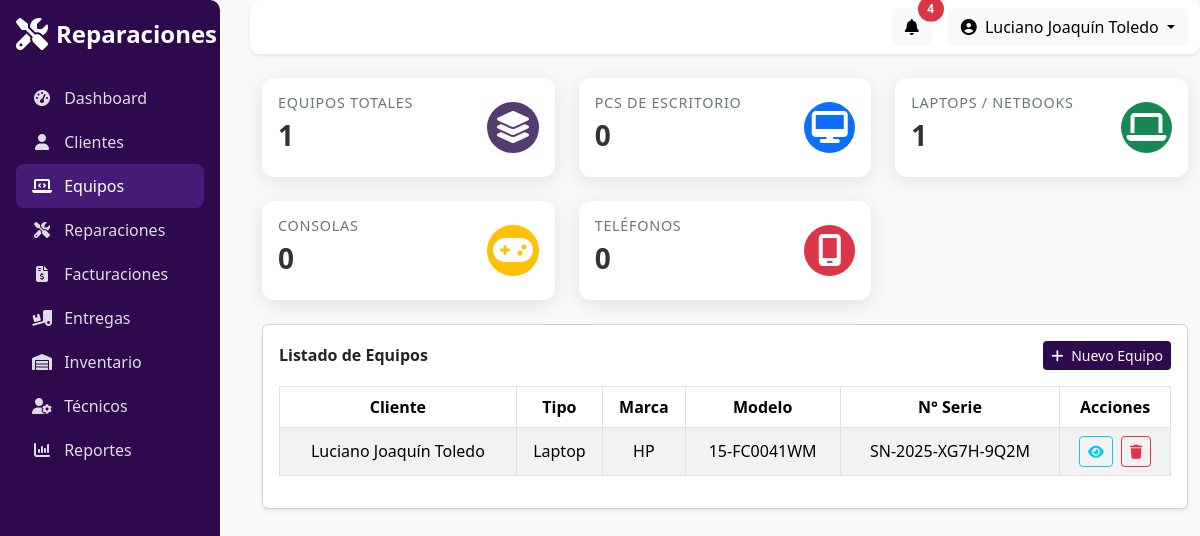
Page /gestion_equipos.php (signed in) on the committed database.
### tables this page shows
CREATE TABLE `equipos` (
  `id` int(11) NOT NULL,
  `cliente_id` int(11) NOT NULL,
  `tipo` enum('pc','laptop','telefono','consola') NOT NULL,
  `marca` varchar(100) DEFAULT NULL,
  `modelo` varchar(100) DEFAULT NULL,
  `numero_serie` varchar(100) DEFAULT NULL,
  `fecha_ingreso` date NOT NULL,
  `observaciones` text DEFAULT NULL,
  `fecha_registro` timestamp NOT NULL DEFAULT current_timestamp()
);

CREATE TABLE `clientes` (
  `id` int(11) NOT NULL,
  `nombre` varchar(255) NOT NULL,
  `telefono` varchar(20) NOT NULL,
  `email` varchar(255) NOT NULL,
  `direccion` varchar(255) DEFAULT NULL,
  `dni` varchar(20) DEFAULT NULL,
  `tipo_cliente` enum('Cliente','Empresa') NOT NULL,
  `notas` text DEFAULT NULL,
  `fecha_creacion` timestamp NOT NULL DEFAULT current_timestamp()
);

### gestion_equipos.php (the view, shortened to what this page needs)
<?php
include 'includes/config.php';
$totalQuery = $conn->query("SELECT COUNT(*) AS total FROM equipos");
$totalEquipos = $totalQuery->fetch_assoc()['total'];
$pcQuery = $conn->query("SELECT COUNT(*) AS total FROM equipos WHERE tipo = 'pc'");
$totalPC = $pcQuery->fetch_assoc()['total'];
$laptopQuery = $conn->query("SELECT COUNT(*) AS total FROM equipos WHERE tipo = 'laptop'");
$totalLaptops = $laptopQuery->fetch_assoc()['total'];
$consolaQuery = $conn->query("SELECT COUNT(*) AS total FROM equipos WHERE tipo = 'consola'");
$totalConsolas = $consolaQuery->fetch_assoc()['total'];
$telefonoQuery = $conn->query("SELECT COUNT(*) AS total FROM equipos WHERE tipo = 'telefono'");
$totalTelefonos = $telefonoQuery->fetch_assoc()['total'];
?>
<!DOCTYPE html>
<html lang="es">
<head>
    <link href="https://cdn.jsdelivr.net/npm/bootstrap@5.3.3/dist/css/bootstrap.min.css" rel="stylesheet">
    <link href="https://cdnjs.cloudflare.com/ajax/libs/font-awesome/6.5.0/css/all.min.css" rel="stylesheet">
    <link rel="stylesheet" href="css/estilos.css">
</head>
<body>
    <div class="d-flex" id="layout-wrapper">
        <aside id="sidebar" class="sidebar d-flex flex-column p-3">
            <a href="#" class="sidebar-brand mb-4 text-decoration-none d-flex align-items-center">
                <i class="fa-solid fa-screwdriver-wrench fa-2x me-2"></i>
                <span class="fs-4 fw-bold text-white">Reparaciones</span>
            </a>
             <ul class="nav nav-pills flex-column mb-auto">
                <li class="nav-item">
                    <a href="dashboard.php" class="nav-link">
                        <i class="fa-solid fa-gauge-high me-2"></i>
                        Dashboard
                    </a>
                </li>
                <li class="nav-item">
                    <a href="./gestion_clientes.php" class="nav-link">
                        <i class="fa-solid fa-user me-2"></i>
                        Clientes
                    </a>
                </li>
                <li class="nav-item">
                    <a href="./gestion_equipos.php" class="nav-link active">
                        <i class="fa-solid fa-laptop-code me-2"></i>
                        Equipos
                    </a>
                </li>
                <li class="nav-item">
                    <a href="./gestion_reparaciones.php" class="nav-link">
                        <i class="fa-solid fa-screwdriver-wrench me-2"></i>
                        Reparaciones
                    </a>
                </li>
                <li class="nav-item">
                    <a href="./gestion_facturacion.php" class="nav-link">
                        <i class="fa-solid fa-file-invoice-dollar me-2"></i>
                        Facturaciones
                    </a>
                </li>
                <li class="nav-item">
                    <a href="./gestion_entrega.php" class="nav-link">
                        <i class="fa-solid fa-truck-ramp-box me-2"></i>
                        Entregas
                    </a>
                </li>
                <li class="nav-item">
                    <a href="./gestion_respuestos.php" class="nav-link">
                        <i class="fa-solid fa-warehouse me-2"></i>
                        Inventario
                    </a>
                </li>
                <li class="nav-item">
                    <a href="./gestion_tecnicos.php" class="nav-link">
                        <i class="fa-solid fa-user-gear me-2"></i>
                        Técnicos
                    </a>
                </li>
                <li class="nav-item">
                    <a href="./gestion_reportes.php" class="nav-link">
                        <i class="fa-solid fa-chart-column me-2"></i>
                        Reportes
                    </a>
                </li>
            </ul>
        </aside>
        <div class="flex-grow-1" style="margin-left: 250px;">
            <nav class="navbar navbar-expand-lg navbar-light bg-white shadow-sm sticky-top">
                <div class="container-fluid">
                    <div class="ms-auto d-flex align-items-center">
                        <button class="btn btn-light position-relative me-3">
                            <i class="fa-solid fa-bell"></i>
                            <span
                                class="position-absolute top-0 start-100 translate-middle badge rounded-pill bg-danger">4</span>
                        </button>
                         <div class="dropdown">
                            <a class="btn btn-light dropdown-toggle" href="#" id="userMenu" data-bs-toggle="dropdown">
                                <i class="fa-solid fa-circle-user me-1"></i>
                                <?= isset($_SESSION['usuario_nombre']) ? htmlspecialchars($_SESSION['usuario_nombre']) : 'Invitado'; ?>
                            </a>
                        </div>
                    </div>
                </div>
            </nav>
            <main class="container-fluid py-4">
                <div class="row g-4">
                    <div class="col-12 col-md-6 col-lg-4">
                        <div class="card stat-card h-100">
                            <div class="card-body d-flex justify-content-between align-items-center">
                                <div>
                                    <h6 class="stat-title">Equipos Totales</h6>
                                    <h3 class="stat-number"><?php echo $totalEquipos; ?></h3>
                                </div>
                                <div class="stat-icon bg-violet-light text-white rounded-circle">
                                    <i class="fa-solid fa-layer-group fa-2x"></i>
                                </div>
                            </div>
                        </div>
                    </div>
                    <div class="col-12 col-md-6 col-lg-4">
                        <div class="card stat-card h-100">
                            <div class="card-body d-flex justify-content-between align-items-center">
                                <div>
                                    <h6 class="stat-title">PCs de Escritorio</h6>
                                    <h3 class="stat-number"><?php echo $totalPC; ?></h3>
                                </div>
                                <div class="stat-icon bg-primary text-white rounded-circle">
                                    <i class="fa-solid fa-desktop fa-2x"></i>
                                </div>
                            </div>
                        </div>
                    </div>
                    <div class="col-12 col-md-6 col-lg-4">
                        <div class="card stat-card h-100">
                            <div class="card-body d-flex justify-content-between align-items-center">
                                <div>
                                    <h6 class="stat-title">Laptops / Netbooks</h6>
                                    <h3 class="stat-number"><?php echo $totalLaptops; ?></h3>
                                </div>
                                <div class="stat-icon bg-success text-white rounded-circle">
                                    <i class="fa-solid fa-laptop fa-2x"></i>
                                </div>
                            </div>
                        </div>
                    </div>
                    <div class="col-12 col-md-6 col-lg-4">
                        <div class="card stat-card h-100">
                            <div class="card-body d-flex justify-content-between align-items-center">
                                <div>
                                    <h6 class="stat-title">Consolas</h6>
                                    <h3 class="stat-number"><?php echo $totalConsolas; ?></h3>
                                </div>
                                <div class="stat-icon bg-warning text-white rounded-circle">
                                    <i class="fa-solid fa-gamepad fa-2x"></i>
                                </div>
                            </div>
                        </div>
                    </div>
                    <div class="col-12 col-md-6 col-lg-4">
                        <div class="card stat-card h-100">
                            <div class="card-body d-flex justify-content-between align-items-center">
                                <div>
                                    <h6 class="stat-title">Teléfonos</h6>
                                    <h3 class="stat-number"><?php echo $totalTelefonos; ?></h3>
                                </div>
                                <div class="stat-icon bg-danger text-white rounded-circle">
                                    <i class="fa-solid fa-mobile-screen fa-2x"></i>
                                </div>
                            </div>
                        </div>
                    </div>
                    <div class="col-12">
                        <div class="card shadow-sm">
                            <div class="card-body">
                                <div class="d-flex justify-content-between align-items-center mb-3">
                                    <h6 class="fw-semibold mb-0">Listado de Equipos</h6>
                                    <button class="btn btn-violet btn-sm" data-bs-toggle="modal"
                                        data-bs-target="#modalEquipo">
                                        <i class="fa-solid fa-plus me-1"></i> Nuevo Equipo
                                    </button>
                                </div>
                                <div class="table-responsive">
                                    <table class="table table-bordered table-striped align-middle text-center">
                                        <thead class="table-violet text-white">
                                            <tr>
                                                <th>Cliente</th>
                                                <th>Tipo</th>
                                                <th>Marca</th>
                                                <th>Modelo</th>
                                                <th>N° Serie</th>
                                                <th>Acciones</th>
                                            </tr>
                                        </thead>
                                        <tbody>
                                            <?php
                                            require './includes/config.php';
                                            $sql = "SELECT
                                            e.id,
                                            c.nombre AS nombre_cliente,
                                            e.tipo,
                                            e.marca,
                                            e.modelo,
                                            e.numero_serie,
                                            e.fecha_ingreso,
                                            e.observaciones
                                        FROM equipos e
                                        INNER JOIN clientes c ON e.cliente_id = c.id";
                                            $result = $conn->query($sql);
                                            if ($result->num_rows > 0) {
                                                while ($row = $result->fetch_assoc()) {
                                                    echo "<tr>";
                                                    echo "<td>" . htmlspecialchars($row['nombre_cliente']) . "</td>";
                                                    echo "<td>" . ucfirst($row['tipo']) . "</td>";
                                                    echo "<td>" . $row['marca'] . "</td>";
                                                    echo "<td>" . $row['modelo'] . "</td>";
                                                    echo "<td>" . $row['numero_serie'] . "</td>";
                                                    echo "<td>
<button
    class='btn btn-sm btn-outline-info me-1 btn-ver-equipo'
    data-bs-toggle='modal'
    data-bs-target='#modalVerEquipo'
    data-id='" . $row['id'] . "'
    data-cliente='" . htmlspecialchars($row['nombre_cliente']) . "'
    data-tipo='" . htmlspecialchars($row['tipo']) . "'
    data-marca='" . htmlspecialchars($row['marca']) . "'
    data-modelo='" . htmlspecialchars($row['modelo']) . "'
    data-serie='" . htmlspecialchars($row['numero_serie']) . "'
    data-fecha='" . $row['fecha_ingreso'] . "'
    data-obs='" . htmlspecialchars($row['observaciones']) . "'
>
    <i class='fa-solid fa-eye'></i>
</button>
<button
    class='btn btn-sm btn-outline-danger btn-eliminar-equipo'
    data-id='" . $row['id'] . "'
>
    <i class='fa-solid fa-trash'></i>
</button>
</td>";
                                                    echo "</tr>";
                                                }
                                            } else {
                                                echo "<tr><td colspan='6'>No se encontraron equipos</td></tr>";
                                            }
                                            ?>
                                        </tbody>
                                    </table>
                                </div>
                            </div>
                        </div>
                    </div>
                </div>
            </main>
        </div>
    </div>
</body>
</html>

### css/estilos.css (style rules this page uses)
:root { --violet-primary: #2c0a4d; --violet-hover: #381362; --violet-active: #451b78; --link-color: #e0dce6; }
.sidebar { background-color: var(--violet-primary); width: 220px; min-height: 100vh; position: fixed; top: 0; left: 0; border-radius: 0 10px 10px 0; transition: background-color 0.3s ease; overflow: hidden; }
.sidebar-brand i { color: #fff; }
.sidebar-brand span { color: #fff; }
.sidebar .nav-link { color: var(--link-color); padding: 10px 16px; border-radius: 8px; font-weight: 500; transition: background-color 0.3s ease, color 0.3s ease; }
.sidebar .nav-link i { width: 20px; text-align: center; }
.sidebar .nav-link.active { background-color: var(--violet-active); color: #fff; }
body { font-family: 'Segoe UI', sans-serif; background-color: #f8f9fa; }
.navbar { border-radius: 10px; box-shadow: 0px 4px 10px rgba(0,0,0,0.1); }
.btn-light { transition: background-color 0.3s ease, color 0.3s ease; }
.position-relative .badge { font-size: 0.75rem; padding: 0.4rem 0.6rem; }
.stat-card { border: none; border-radius: 12px; box-shadow: 0 4px 20px rgba(0,0,0,0.1); transition: transform 0.2s ease, box-shadow 0.2s ease; }
.stat-title { font-size: 0.9rem; color: #6c757d; text-transform: uppercase; letter-spacing: .05em; }
.stat-number { font-size: 1.75rem; font-weight: 700; color: #333; }
.stat-icon { width: 3.2rem; height: 3.2rem; display: flex; align-items: center; justify-content: center; }
.bg-violet-light { background-color: #2c0a4d !important; }
:root { --violet-light: rgba(44, 10, 77, 0.8); --violet-dark: #2c0a4d; }
.bg-violet-light { background-color: var(--violet-light) !important; }
.btn-violet { background-color: var(--violet-dark); color: white; border: none; transition: 0.3s ease; }
.stat-card { border-radius: 12px; box-shadow: 0 4px 20px rgba(0, 0, 0, 0.1); border: none; transition: all 0.3s ease; }
.stat-title { font-size: 0.9rem; text-transform: uppercase; color: #6c757d; letter-spacing: 0.05em; }
.btn-violet { background-color: #2c0a4d; color: white; font-weight: 500; transition: 0.3s ease; }
.table-violet { background-color: #2c0a4d; }
.table-violet { background-color: var(--violet-dark); }
.btn-violet { background-color: var(--violet-dark); color: white; transition: background-color 0.3s ease; }

### rows in the picture
equipos: cliente.nombre "Luciano Joaquín Toledo", tipo "Laptop", marca "HP", modelo "15-FC0041WM", numero_serie "SN-2025-XG7H-9Q2M"

### other values in the picture
$_SESSION['usuario_nombre'] "Luciano Joaquín Toledo"
$totalEquipos "1"
$totalPC "0"
$totalLaptops "1"
$totalConsolas "0"
$totalTelefonos "0"
